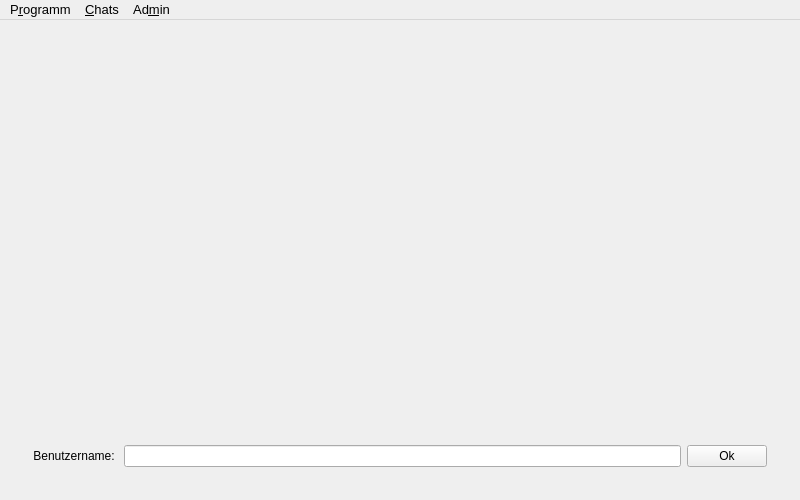
<?xml version="1.0" encoding="UTF-8"?>
<ui version="4.0">
 <class>Chat</class>
 <widget class="QMainWindow" name="Chat">
  <property name="windowModality">
   <enum>Qt::NonModal</enum>
  </property>
  <property name="geometry">
   <rect>
    <x>0</x>
    <y>0</y>
    <width>800</width>
    <height>500</height>
   </rect>
  </property>
  <property name="sizePolicy">
   <sizepolicy hsizetype="Preferred" vsizetype="Preferred">
    <horstretch>0</horstretch>
    <verstretch>0</verstretch>
   </sizepolicy>
  </property>
  <property name="windowTitle">
   <string>Handout Kräuterhexe</string>
  </property>
  <property name="windowIcon">
   <iconset>
    <normaloff>icon.ico</normaloff>icon.ico</iconset>
  </property>
  <widget class="QWidget" name="centralWidget">
   <layout class="QGridLayout" name="gridLayout_2">
    <item row="0" column="0">
     <widget class="QStackedWidget" name="MainStackedWidget">
      <property name="currentIndex">
       <number>0</number>
      </property>
      <widget class="QWidget" name="Start_seite">
       <layout class="QGridLayout" name="layoutStart">
        <item row="0" column="0" rowspan="2" colspan="3">
         <widget class="QLabel" name="Copyright">
          <property name="font">
           <font>
            <pointsize>12</pointsize>
           </font>
          </property>
          <property name="text">
           <string/>
          </property>
         </widget>
        </item>
        <item row="2" column="0" colspan="3">
         <widget class="QStackedWidget" name="LineStackedWidget">
          <property name="sizePolicy">
           <sizepolicy hsizetype="Expanding" vsizetype="Fixed">
            <horstretch>0</horstretch>
            <verstretch>0</verstretch>
           </sizepolicy>
          </property>
          <property name="currentIndex">
           <number>0</number>
          </property>
          <widget class="QWidget" name="benutzername_seite">
           <layout class="QGridLayout" name="gridLayout">
            <item row="0" column="0">
             <widget class="QLabel" name="Label1">
              <property name="layoutDirection">
               <enum>Qt::LeftToRight</enum>
              </property>
              <property name="text">
               <string>Benutzername: </string>
              </property>
              <property name="alignment">
               <set>Qt::AlignRight|Qt::AlignTrailing|Qt::AlignVCenter</set>
              </property>
             </widget>
            </item>
            <item row="0" column="1">
             <widget class="QLineEdit" name="NutzernameA"/>
            </item>
            <item row="0" column="2">
             <widget class="QPushButton" name="Ok1">
              <property name="text">
               <string>Ok</string>
              </property>
              <property name="autoDefault">
               <bool>false</bool>
              </property>
              <property name="default">
               <bool>false</bool>
              </property>
             </widget>
            </item>
           </layout>
          </widget>
          <widget class="QWidget" name="passwort_seite">
           <layout class="QGridLayout" name="gridLayout_3">
            <item row="0" column="0">
             <widget class="QLabel" name="Label2">
              <property name="layoutDirection">
               <enum>Qt::LeftToRight</enum>
              </property>
              <property name="text">
               <string/>
              </property>
              <property name="alignment">
               <set>Qt::AlignRight|Qt::AlignTrailing|Qt::AlignVCenter</set>
              </property>
             </widget>
            </item>
            <item row="0" column="1">
             <widget class="QLineEdit" name="PasswortA">
              <property name="echoMode">
               <enum>QLineEdit::Password</enum>
              </property>
             </widget>
            </item>
            <item row="0" column="2">
             <widget class="QPushButton" name="Ok2">
              <property name="text">
               <string>Ok</string>
              </property>
              <property name="autoDefault">
               <bool>false</bool>
              </property>
              <property name="default">
               <bool>false</bool>
              </property>
             </widget>
            </item>
           </layout>
          </widget>
         </widget>
        </item>
       </layout>
      </widget>
      <widget class="QWidget" name="Chat_seite">
       <layout class="QGridLayout" name="layoutMain">
        <item row="1" column="1">
         <widget class="QLineEdit" name="NachrichtB"/>
        </item>
        <item row="1" column="0">
         <widget class="QLabel" name="Label3">
          <property name="text">
           <string>Nachricht: </string>
          </property>
          <property name="alignment">
           <set>Qt::AlignRight|Qt::AlignTrailing|Qt::AlignVCenter</set>
          </property>
         </widget>
        </item>
        <item row="1" column="2">
         <widget class="QPushButton" name="Senden">
          <property name="text">
           <string>Senden</string>
          </property>
          <property name="autoDefault">
           <bool>false</bool>
          </property>
          <property name="default">
           <bool>false</bool>
          </property>
         </widget>
        </item>
        <item row="0" column="0" colspan="3">
         <widget class="QTextBrowser" name="BrowseA">
          <property name="openExternalLinks">
           <bool>false</bool>
          </property>
         </widget>
        </item>
       </layout>
      </widget>
     </widget>
    </item>
   </layout>
  </widget>
  <widget class="QMenuBar" name="menuBar">
   <property name="geometry">
    <rect>
     <x>0</x>
     <y>0</y>
     <width>800</width>
     <height>27</height>
    </rect>
   </property>
   <property name="font">
    <font>
     <pointsize>10</pointsize>
    </font>
   </property>
   <widget class="QMenu" name="menuProgramm">
    <property name="title">
     <string>P&amp;rogramm</string>
    </property>
    <addaction name="actionHilfe"/>
    <addaction name="actionImmer_im_Vordergrund"/>
    <addaction name="actionQuit"/>
   </widget>
   <widget class="QMenu" name="menuAdmin">
    <property name="enabled">
     <bool>true</bool>
    </property>
    <property name="title">
     <string>Ad&amp;min</string>
    </property>
    <addaction name="action_berall_den_Chat_beenden"/>
    <addaction name="actionEinen_Nutzer_entfernen"/>
    <addaction name="actionInformation_an_Nutzer_senden"/>
    <addaction name="actionWarnung_senden"/>
    <addaction name="actionChatverlauf_l_schen"/>
    <addaction name="actionWer_ist_alles_im_Chat"/>
    <addaction name="actionVerbotene_Benutzernamen"/>
    <addaction name="actionVerbotene_Pc_Nutzernamen"/>
    <addaction name="actionNeues_Admin_Passwort"/>
    <addaction name="actionIn_den_Plum_Chat_wechseln"/>
   </widget>
   <widget class="QMenu" name="menuChats">
    <property name="title">
     <string>&amp;Chats</string>
    </property>
    <addaction name="actionKlassenchat"/>
    <addaction name="separator"/>
    <addaction name="actionNeuer_Chat"/>
   </widget>
   <addaction name="menuProgramm"/>
   <addaction name="menuChats"/>
   <addaction name="menuAdmin"/>
  </widget>
  <action name="actionQuit">
   <property name="text">
    <string>&amp;Beenden</string>
   </property>
   <property name="shortcut">
    <string>Ctrl+Q</string>
   </property>
  </action>
  <action name="action_berall_den_Chat_beenden">
   <property name="text">
    <string>&amp;Überall den Chat beenden</string>
   </property>
   <property name="shortcut">
    <string>Ctrl+T</string>
   </property>
  </action>
  <action name="actionEinen_Nutzer_entfernen">
   <property name="text">
    <string>&amp;Einen Nutzer entfernen...</string>
   </property>
  </action>
  <action name="actionChatverlauf_l_schen">
   <property name="text">
    <string>&amp;Chatverlauf löschen</string>
   </property>
  </action>
  <action name="actionWarnung_senden">
   <property name="text">
    <string>&amp;Warnung senden</string>
   </property>
  </action>
  <action name="actionWer_ist_alles_im_Chat">
   <property name="text">
    <string>Wer ist &amp;alles im Chat?</string>
   </property>
  </action>
  <action name="actionHilfe">
   <property name="text">
    <string>&amp;Hilfe...</string>
   </property>
   <property name="shortcut">
    <string>F1</string>
   </property>
  </action>
  <action name="actionIn_den_Plum_Chat_wechseln">
   <property name="text">
    <string>&amp;In den Plum Chat wechseln</string>
   </property>
  </action>
  <action name="actionImmer_im_Vordergrund">
   <property name="checkable">
    <bool>true</bool>
   </property>
   <property name="text">
    <string>&amp;Immer im Vordergrund</string>
   </property>
  </action>
  <action name="actionNeuer_Chat">
   <property name="text">
    <string>&amp;Neuer Privatchat...</string>
   </property>
  </action>
  <action name="actionKlassenchat">
   <property name="text">
    <string>&amp;Klassenchat</string>
   </property>
   <property name="shortcut">
    <string>Ctrl+K</string>
   </property>
  </action>
  <action name="actionInformation_an_Nutzer_senden">
   <property name="text">
    <string>Information an &amp;Nutzer senden...</string>
   </property>
  </action>
  <action name="actionVerbotene_Benutzernamen">
   <property name="text">
    <string>&amp;Verbotene Benutzernamen...</string>
   </property>
  </action>
  <action name="actionNeues_Admin_Passwort">
   <property name="enabled">
    <bool>true</bool>
   </property>
   <property name="text">
    <string>Neues Admin-&amp;Passwort...</string>
   </property>
  </action>
  <action name="actionNeue_Gruppe">
   <property name="text">
    <string>Neue &amp;Gruppe...</string>
   </property>
  </action>
  <action name="actionVerbotene_Pc_Nutzernamen">
   <property name="text">
    <string>Verbotene Pc-Nutzernamen...</string>
   </property>
  </action>
 </widget>
 <layoutdefault spacing="6" margin="11"/>
 <resources/>
 <connections/>
</ui>
